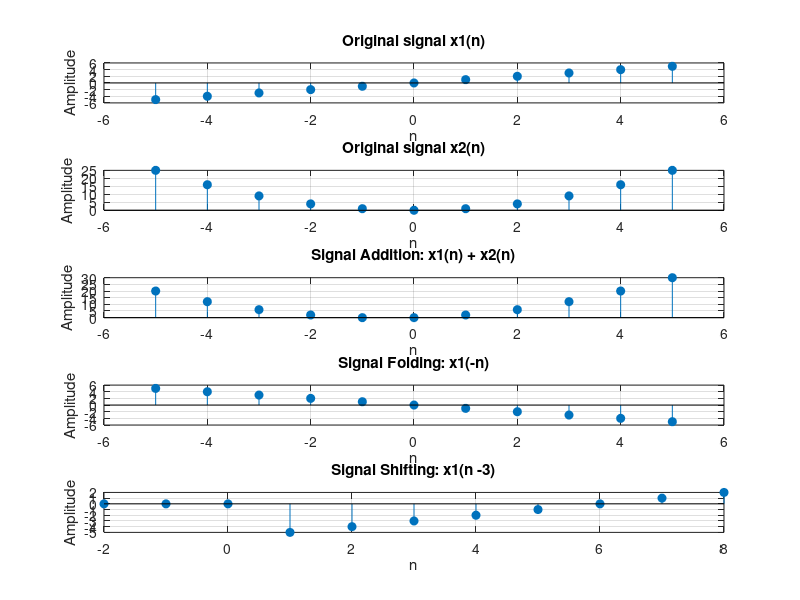

This chart was generated by the following MATLAB code:
clc; clear all; close all;

% Define the signal
n = -5:5;                 % Range of n
x1 = n;                    % Example signal 1: x1(n) = n
x2 = n.^2;                 % Example signal 2: x2(n) = n^2

% 1) Signal Addition
y_add = x1 + x2;

% 2) Signal Folding
y_fold = fliplr(x1);       % flip the values
n_fold = -fliplr(n);       % flip the indices

% 3) Signal Shifting
shift_value = 3;            % positive ? right, negative ? left
y_shift = zeros(size(x1));
if shift_value >= 0
    y_shift((shift_value+1):end) = x1(1:end-shift_value);
else
    y_shift(1:end+shift_value) = x1((-shift_value+1):end);
end
n_shift = n + shift_value;  % adjust indices

% Plot the results
figure;

subplot(5,1,1);
stem(n, x1, 'filled'); grid on;
title('Original signal x1(n)');
xlabel('n'); ylabel('Amplitude');

subplot(5,1,2);
stem(n, x2, 'filled'); grid on;
title('Original signal x2(n)');
xlabel('n'); ylabel('Amplitude');

subplot(5,1,3);
stem(n, y_add, 'filled'); grid on;
title('Signal Addition: x1(n) + x2(n)');
xlabel('n'); ylabel('Amplitude');

subplot(5,1,4);
stem(n_fold, y_fold, 'filled'); grid on;
title('Signal Folding: x1(-n)');
xlabel('n'); ylabel('Amplitude');

subplot(5,1,5);
stem(n_shift, y_shift, 'filled'); grid on;
title(['Signal Shifting: x1(n -', num2str(shift_value), ')']);
xlabel('n'); ylabel('Amplitude');